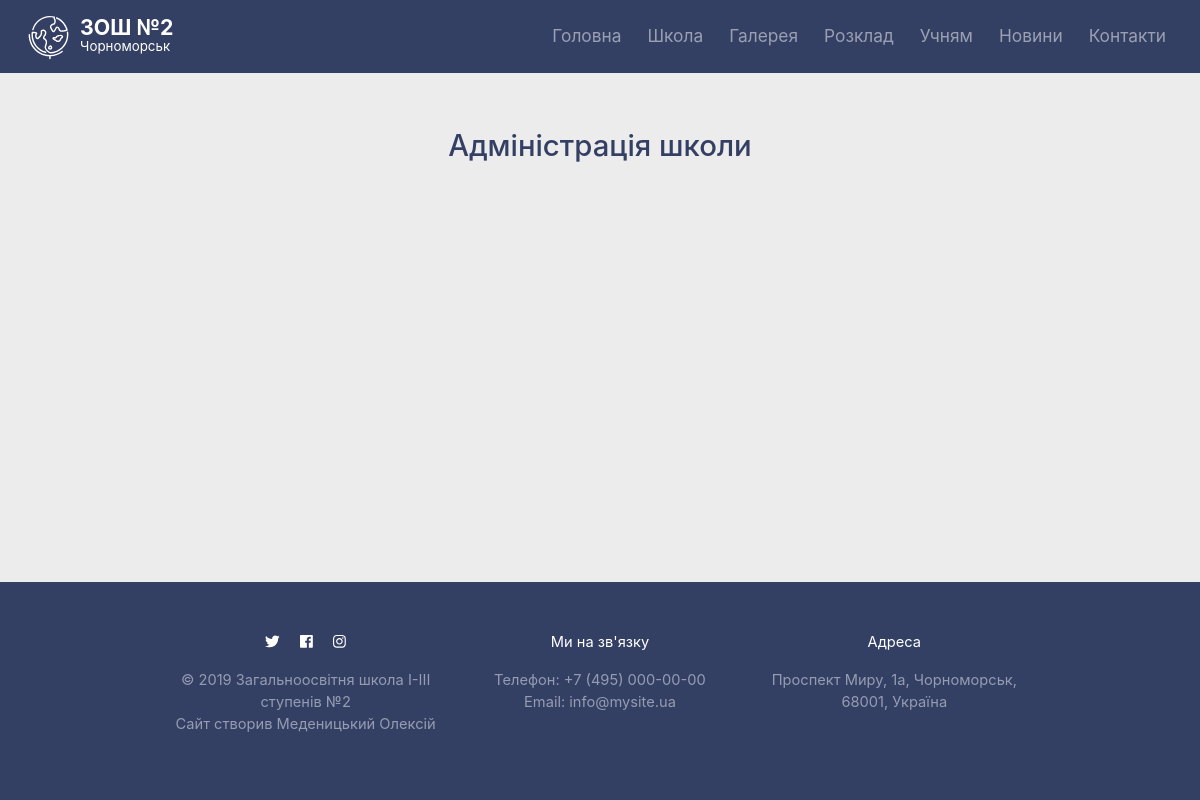
The page /about/teachers-management on the database as committed earlier.
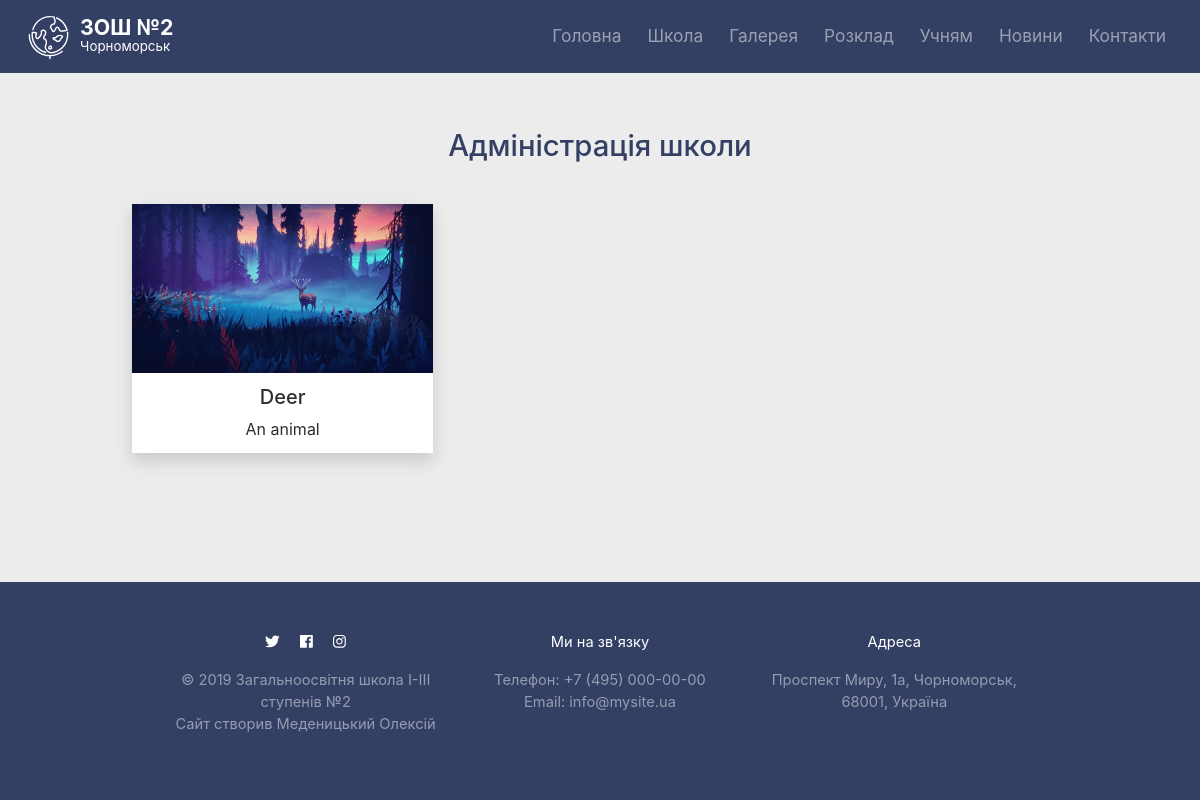
The same page on the database as committed later.
### core/models.py (models this page shows, shortened)
class Teacher(models.Model):
	management = 'management'
	primary = 'primary'
	secondary = 'secondary'
	TYPES = (
		(management, "management"),
		(primary, 'primary'),
		(secondary, 'secondary'),
		)
	teacher_type = models.CharField(max_length=25, choices=TYPES, default=secondary)
	photo = models.ImageField(default='teacher_photos/default.png', upload_to='teacher_photos')
	name = models.CharField(max_length=150)
	rank = models.CharField(max_length=150)
	description = models.TextField()

### core/views.py (the view)
# urls.py: path('about/teachers-management', views.teachers_management, name='core-about-teachers-management'),
def teachers_management(request):
	context = {
		'title': 'Management',
		'teachers': Teacher.objects.filter(teacher_type='management'),
		'changebg': True,
	}
	return render(request, 'core/teachers_management.html', context)

### core/templates/core/teachers_management.html
{% extends 'core/base.html' %}
{% block content %}
<div class="row justify-content-center">
		<div class="col-lg-12">
			<h2 class="section-title" align="center">Адміністрація школи</h2>
		</div>
		<div class="col-lg-11">
			<div class="row p-1">
				{% for teacher in teachers %}
					<div class="teacher-preview col-lg-4 p-2">
						<a href="{% url 'teacher-detail' teacher.id %}">
							<div class="card rounded-0 border-0 shadow bg-white">
								<img class="card-img-top rounded-0" src="{{ teacher.photo.url }}">
								<div class="card-body">
									<h5>{{ teacher.name }}</h5>
									<p class="mb-0">{{ teacher.rank }}</p>
								</div>
							</div>
						</a>
					</div>
				{% endfor %}
			</div>
		</div>
</div>
{% endblock content %}

Rows that differ between the two databases and show on the page:
now on this page (row edited): Teacher: photo (picture), name "Deer", rank "An animal"
